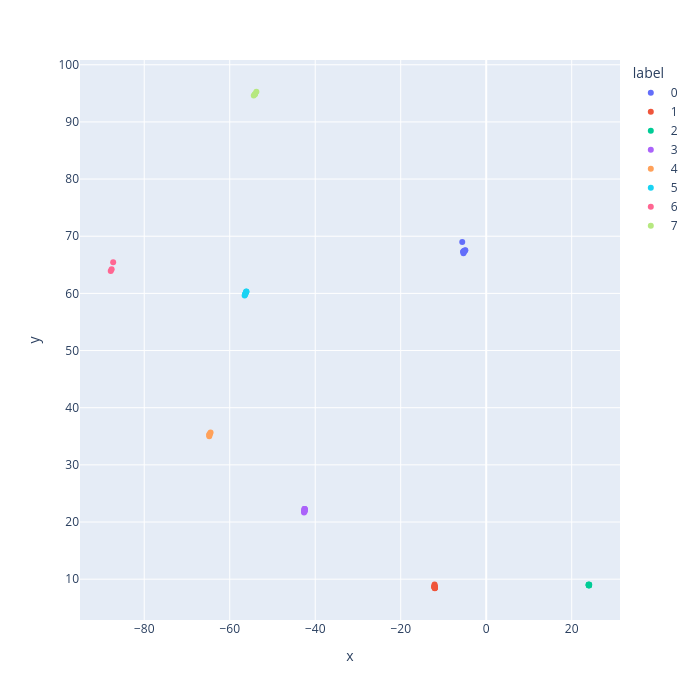

Write notebook code for a chart like this one.
### Code cell
px.scatter(
    center_df[center_df.label != '-1'], 
    x='x', y='y', 
    color='label', hover_data=['station', 'cylinder id', 'radius', 'x', 'y'], 
    width=700, height=700)

### Figure 1 — Plotly figure (JSON) as saved in the notebook; plotly's stock layout.template omitted (floating-point values rounded to 4 significant figures)
{"data": [{"customdata": [["9001", 2, 21.84], ["9002", 9, 23.75], ["9004", 9, 21.51], ["9005", 7, 22.08], ["9006", 7, 22.01], ["9007", 9, 22.08], ["9008", 7, 22.08], ["9009", 7, 22.04], ["9010", 4, 22.03], ["9011", 2, 21.98]], "hovertemplate": "label=0<br>x=%{x}<br>y=%{y}<br>station=%{customdata[0]}<br>cylinder id=%{customdata[1]}<br>radius=%{customdata[2]}<extra></extra>", "legendgroup": "0", "marker": {"color": "#636efa", "symbol": "circle"}, "mode": "markers", "name": "0", "orientation": "v", "showlegend": true, "type": "scatter", "x": [-5.266, -5.606, -5.322, -4.955, -4.883, -5.269, -5.32, -5.331, -5.299, -5.308], "xaxis": "x", "y": [67.18, 68.98, 67.01, 67.49, 67.54, 67.34, 67.35, 67.34, 67.33, 67.26], "yaxis": "y"}, {"customdata": [["9001", 3, 9.114], ["9002", 5, 9.113], ["9003", 5, 9.274], ["9004", 7, 9.077], ["9005", 4, 9.165], ["9006", 5, 9.112], ["9007", 8, 9.176], ["9008", 8, 9.146], ["9009", 8, 9.138], ["9010", 5, 9.174], ["9011", 3, 9.155]], "hovertemplate": "label=1<br>x=%{x}<br>y=%{y}<br>station=%{customdata[0]}<br>cylinder id=%{customdata[1]}<br>radius=%{customdata[2]}<extra></extra>", "legendgroup": "1", "marker": {"color": "#EF553B", "symbol": "circle"}, "mode": "markers", "name": "1", "orientation": "v", "showlegend": true, "type": "scatter", "x": [-12.09, -12.08, -12.07, -12.12, -12.09, -12.08, -12.01, -12.02, -12.02, -12.06, -12.09], "xaxis": "x", "y": [8.537, 9.049, 8.821, 8.77, 8.763, 8.774, 8.413, 8.487, 8.515, 8.474, 8.541], "yaxis": "y"}, {"customdata": [["9001", 5, 11.92], ["9002", 8, 11.92], ["9003", 7, 11.9], ["9004", 10, 11.73], ["9007", 10, 11.75], ["9008", 9, 11.82], ["9009", 10, 11.82], ["9010", 7, 11.83], ["9011", 5, 11.91]], "hovertemplate": "label=2<br>x=%{x}<br>y=%{y}<br>station=%{customdata[0]}<br>cylinder id=%{customdata[1]}<br>radius=%{customdata[2]}<extra></extra>", "legendgroup": "2", "marker": {"color": "#00cc96", "symbol": "circle"}, "mode": "markers", "name": "2", "orientation": "v", "showlegend": true, "type": "scatter", "x": [24.01, 24.05, 24.07, 24.1, 23.93, 24.0, 24.01, 24.02, 24.06], "xaxis": "x", "y": [9.062, 8.88, 8.978, 9.004, 9.025, 8.942, 8.927, 8.982, 8.978], "yaxis": "y"}, {"customdata": [["9002", 3, 6.381], ["9003", 4, 7.323], ["9004", 4, 7.3], ["9005", 3, 7.317], ["9006", 3, 7.336], ["9007", 7, 7.346], ["9008", 6, 7.338], ["9009", 6, 7.325], ["9010", 3, 7.206]], "hovertemplate": "label=3<br>x=%{x}<br>y=%{y}<br>station=%{customdata[0]}<br>cylinder id=%{customdata[1]}<br>radius=%{customdata[2]}<extra></extra>", "legendgroup": "3", "marker": {"color": "#ab63fa", "symbol": "circle"}, "mode": "markers", "name": "3", "orientation": "v", "showlegend": true, "type": "scatter", "x": [-42.43, -42.46, -42.45, -42.49, -42.52, -42.61, -42.59, -42.61, -42.44], "xaxis": "x", "y": [22.11, 22.24, 22.26, 22.29, 22.29, 21.69, 21.84, 21.91, 21.88], "yaxis": "y"}, {"customdata": [["9004", 2, 8.951], ["9007", 3, 9.287], ["9008", 3, 9.218], ["9009", 1, 9.215], ["9010", 1, 9.309]], "hovertemplate": "label=4<br>x=%{x}<br>y=%{y}<br>station=%{customdata[0]}<br>cylinder id=%{customdata[1]}<br>radius=%{customdata[2]}<extra></extra>", "legendgroup": "4", "marker": {"color": "#FFA15A", "symbol": "circle"}, "mode": "markers", "name": "4", "orientation": "v", "showlegend": true, "type": "scatter", "x": [-64.48, -64.79, -64.69, -64.67, -64.79], "xaxis": "x", "y": [35.67, 35.02, 35.34, 35.4, 35.29], "yaxis": "y"}, {"customdata": [["9004", 5, 7.422], ["9005", 5, 7.453], ["9006", 4, 7.336], ["9007", 4, 7.334], ["9008", 4, 7.347], ["9009", 3, 7.342], ["9010", 2, 7.343]], "hovertemplate": "label=5<br>x=%{x}<br>y=%{y}<br>station=%{customdata[0]}<br>cylinder id=%{customdata[1]}<br>radius=%{customdata[2]}<extra></extra>", "legendgroup": "5", "marker": {"color": "#19d3f3", "symbol": "circle"}, "mode": "markers", "name": "5", "orientation": "v", "showlegend": true, "type": "scatter", "x": [-56.13, -56.12, -56.1, -56.51, -56.37, -56.34, -56.38], "xaxis": "x", "y": [60.33, 60.31, 60.3, 59.62, 59.88, 59.93, 59.85], "yaxis": "y"}, {"customdata": [["9006", 2, 11.94], ["9007", 1, 12.09], ["9008", 1, 12.05]], "hovertemplate": "label=6<br>x=%{x}<br>y=%{y}<br>station=%{customdata[0]}<br>cylinder id=%{customdata[1]}<br>radius=%{customdata[2]}<extra></extra>", "legendgroup": "6", "marker": {"color": "#FF6692", "symbol": "circle"}, "mode": "markers", "name": "6", "orientation": "v", "showlegend": true, "type": "scatter", "x": [-87.26, -87.83, -87.62], "xaxis": "x", "y": [65.43, 63.9, 64.22], "yaxis": "y"}, {"customdata": [["9006", 6, 11.86], ["9007", 6, 11.84], ["9008", 2, 11.84], ["9009", 4, 11.79]], "hovertemplate": "label=7<br>x=%{x}<br>y=%{y}<br>station=%{customdata[0]}<br>cylinder id=%{customdata[1]}<br>radius=%{customdata[2]}<extra></extra>", "legendgroup": "7", "marker": {"color": "#B6E880", "symbol": "circle"}, "mode": "markers", "name": "7", "orientation": "v", "showlegend": true, "type": "scatter", "x": [-53.76, -54.37, -54.1, -54.07], "xaxis": "x", "y": [95.28, 94.63, 94.83, 94.87], "yaxis": "y"}], "layout": {"height": 700, "legend": {"title": {"text": "label"}, "tracegroupgap": 0}, "margin": {"t": 60}, "width": 700, "xaxis": {"anchor": "y", "domain": [0, 1], "title": {"text": "x"}}, "yaxis": {"anchor": "x", "domain": [0, 1], "title": {"text": "y"}}}}
